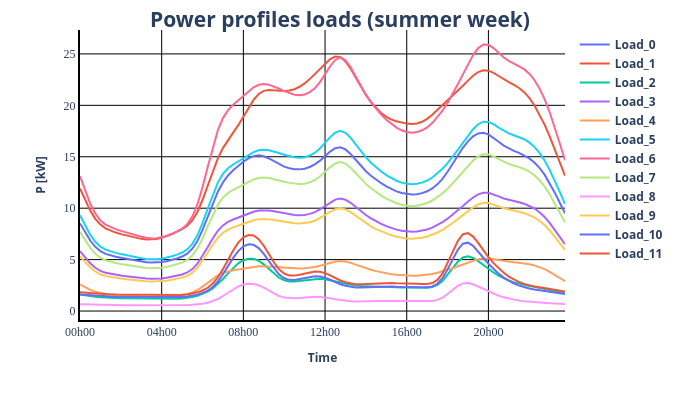
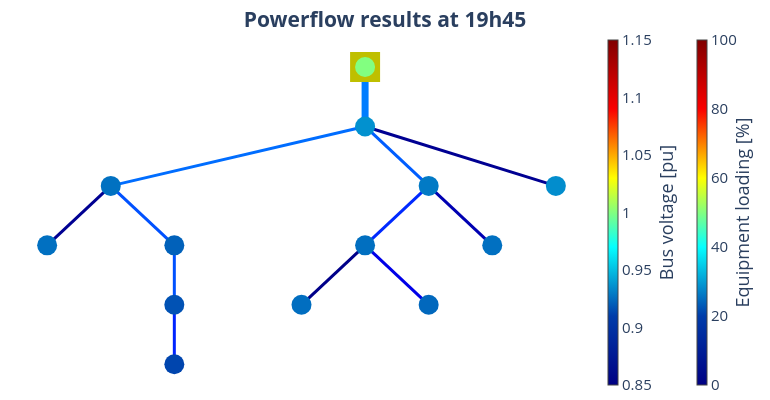
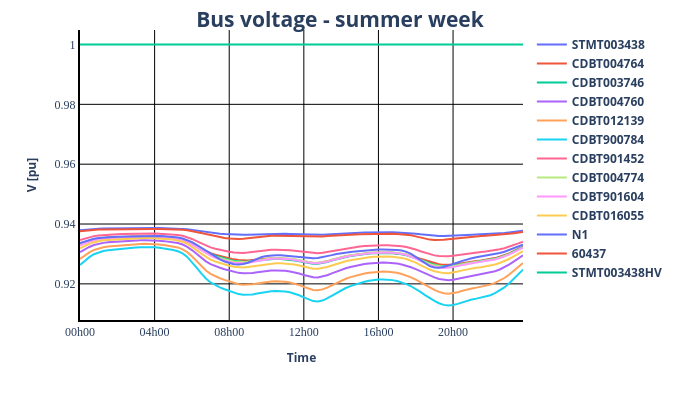
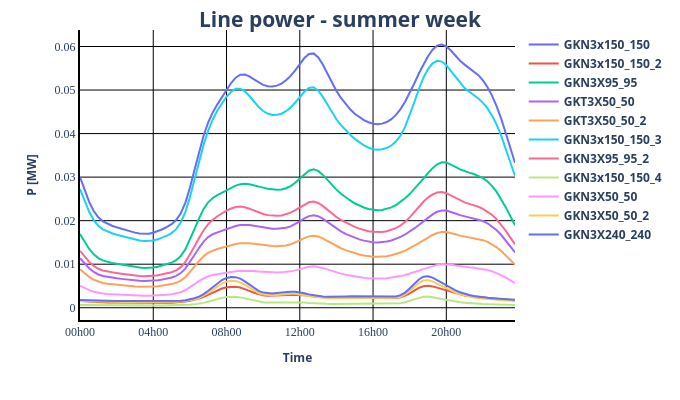

These figures' notebook cell, in order:
### Markdown cell above
## 6. Timeseries loads only

### Code cell
### Timeseries summer week
reset_timeseries(net_trey, drop_sgen=True)
profile_file_path = "input-data/load_curve/power_profile_cabinet_summer_week.xlsx"
time_series = pp_sim.load_power_profile_form_xlsx(file_path=profile_file_path)

load_name = os.path.basename(profile_file_path).replace(".xlsx", "")
p_load = extract_p_profiles(profile_file_path, "load", "Load")
pp_plot.plot_timeseries_result(
    data_df=p_load,
    ylabel="P [kW]",
    plot_title=f"Power profiles loads (summer week)",
    filename=os.path.join(load_name + "_power_profiles_all_loads"),
)

# Apply timeseries to net_trey
net_trey.load["profile_mapping"] = net_trey.load["bus"]

pp_sim.apply_power_profile(net=net_trey, equipment="load", power_profiles=time_series["load"])

pp_sim.create_output_writer(net=net_trey, add_results=["res_line.p_from_mw", "res_line.loading_percent"])

result_df = pp_sim.run_time_simulation(net=net_trey)

for plot_time in [time(hour=19, minute=45)]:
    pp_plot.plot_timestamps_powerflow_result(
        net=net_trey,
        plot_time=plot_time,
        filename=os.path.join(load_name + "_power_flow_at_" + pp_plot._time_to_str(plot_time)),
    )
    print()

pp_plot.plot_timeseries_result(
    data_df=result_df["res_bus.vm_pu"],
    ylabel="V [pu]",
    plot_title="Bus voltage - summer week",
    filename=os.path.join(load_name + "_voltage_result"),
)

pp_plot.plot_timeseries_result(
    data_df=result_df["res_line.p_from_mw"],
    ylabel="P [MW]",
    plot_title="Line power - summer week",
    filename=os.path.join(load_name + "_line_power_result"),
)

pp_plot.plot_timeseries_result(
    data_df=result_df["res_line.loading_percent"],
    ylabel="[%]",
    plot_title=f"Line loading (summer week)",
    filename=os.path.join(load_name + "_line_loading_result"),
)
